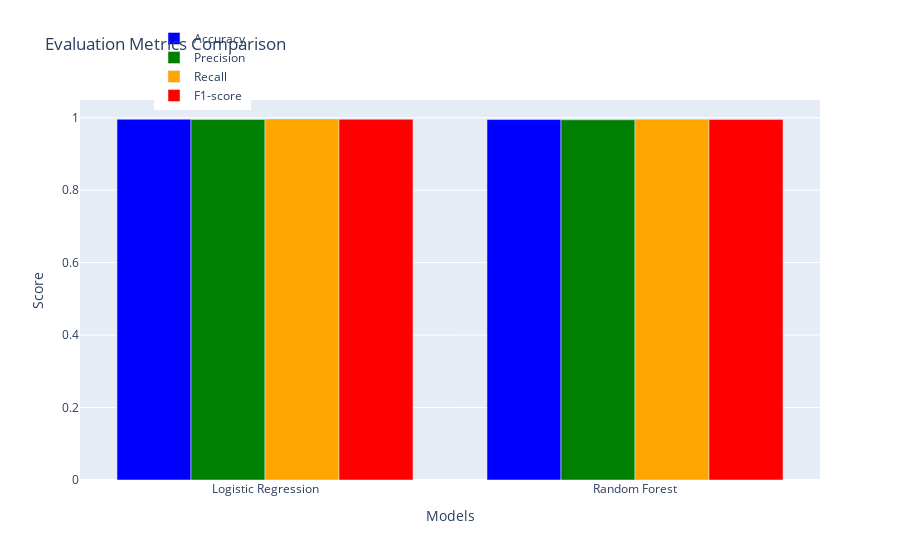

This figure's notebook cell:
### Code cell
import plotly.graph_objects as go

# List of evaluation metrics and their values for both models
models = ['Logistic Regression', 'Random Forest']
accuracy = [logreg_accuracy, rf_accuracy]
precision = [logreg_precision, rf_precision]
recall = [logreg_recall, rf_recall]
f1 = [logreg_f1, rf_f1]

# Create a figure with subplots
fig = go.Figure()

# Add traces for each evaluation metric
fig.add_trace(go.Bar(x=models, y=accuracy, name='Accuracy', marker_color='blue'))
fig.add_trace(go.Bar(x=models, y=precision, name='Precision', marker_color='green'))
fig.add_trace(go.Bar(x=models, y=recall, name='Recall', marker_color='orange'))
fig.add_trace(go.Bar(x=models, y=f1, name='F1-score', marker_color='red'))

# Update layout
fig.update_layout(title='Evaluation Metrics Comparison',
                  xaxis_title='Models',
                  yaxis_title='Score',
                  barmode='group',
                  legend=dict(x=0.1, y=1.2),
                  font=dict(size=12)
                  )

# Show the interactive plot
fig.show()

### Figure 1 — Plotly figure (JSON) as saved in the notebook; plotly's stock layout.template omitted (floating-point values rounded to 4 significant figures)
{"data": [{"marker": {"color": "blue"}, "name": "Accuracy", "type": "bar", "x": ["Logistic Regression", "Random Forest"], "y": [0.9955, 0.9947]}, {"marker": {"color": "green"}, "name": "Precision", "type": "bar", "x": ["Logistic Regression", "Random Forest"], "y": [0.9948, 0.994]}, {"marker": {"color": "orange"}, "name": "Recall", "type": "bar", "x": ["Logistic Regression", "Random Forest"], "y": [0.9962, 0.9955]}, {"marker": {"color": "red"}, "name": "F1-score", "type": "bar", "x": ["Logistic Regression", "Random Forest"], "y": [0.9955, 0.9947]}], "layout": {"barmode": "group", "font": {"size": 12}, "legend": {"x": 0.1, "y": 1.2}, "title": {"text": "Evaluation Metrics Comparison"}, "xaxis": {"title": {"text": "Models"}}, "yaxis": {"title": {"text": "Score"}}}}
